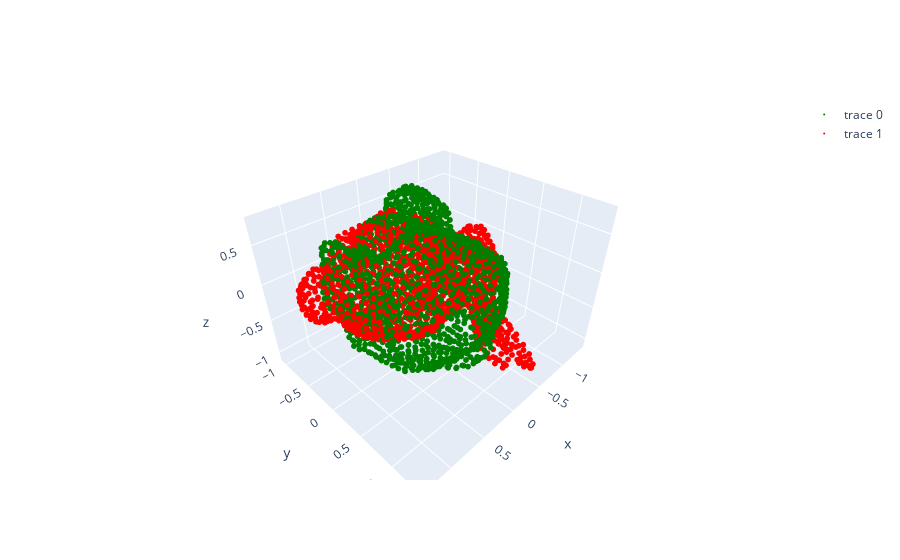

The notebook cell this image was saved under:
### Markdown cell above
Import the data and load it as source and template. In this case, we load the dta from text and downsample it using a voxel size of 0.1 units

### Code cell
source, target = utils.prepare_source_and_target_nonrigid_3d('bunny-x.txt',
                                                             'bunny-y.txt', 0.1)
source_np = np.asarray(source.points)
target_np = np.asarray(target.points)

fig = go.Figure(data=[go.Scatter3d(x=source_np[:,0], y=source_np[:,1], z=source_np[:,2],
                                   mode='markers',    marker=dict( size=2, color='green',  opacity=1.0)), 
                                   go.Scatter3d(x=target_np[:,0], y=target_np[:,1], z=target_np[:,2],
                                   mode='markers',    marker=dict( size=2, color='red',  opacity=1.0)) ])
fig.show()

### Figure 1 — Plotly figure (JSON) as saved in the notebook; plotly's stock layout.template omitted (floating-point values rounded to 4 significant figures; data arrays with more than 128 entries replaced by an {"elided": "..."} marker saying what was removed)
{"data": [{"marker": {"color": "green", "opacity": 1, "size": 2}, "mode": "markers", "type": "scatter3d", "x": {"elided": "1656 float values"}, "y": {"elided": "1656 float values"}, "z": {"elided": "1656 float values"}}, {"marker": {"color": "red", "opacity": 1, "size": 2}, "mode": "markers", "type": "scatter3d", "x": {"elided": "1358 float values"}, "y": {"elided": "1358 float values"}, "z": {"elided": "1358 float values"}}], "layout": {}}
